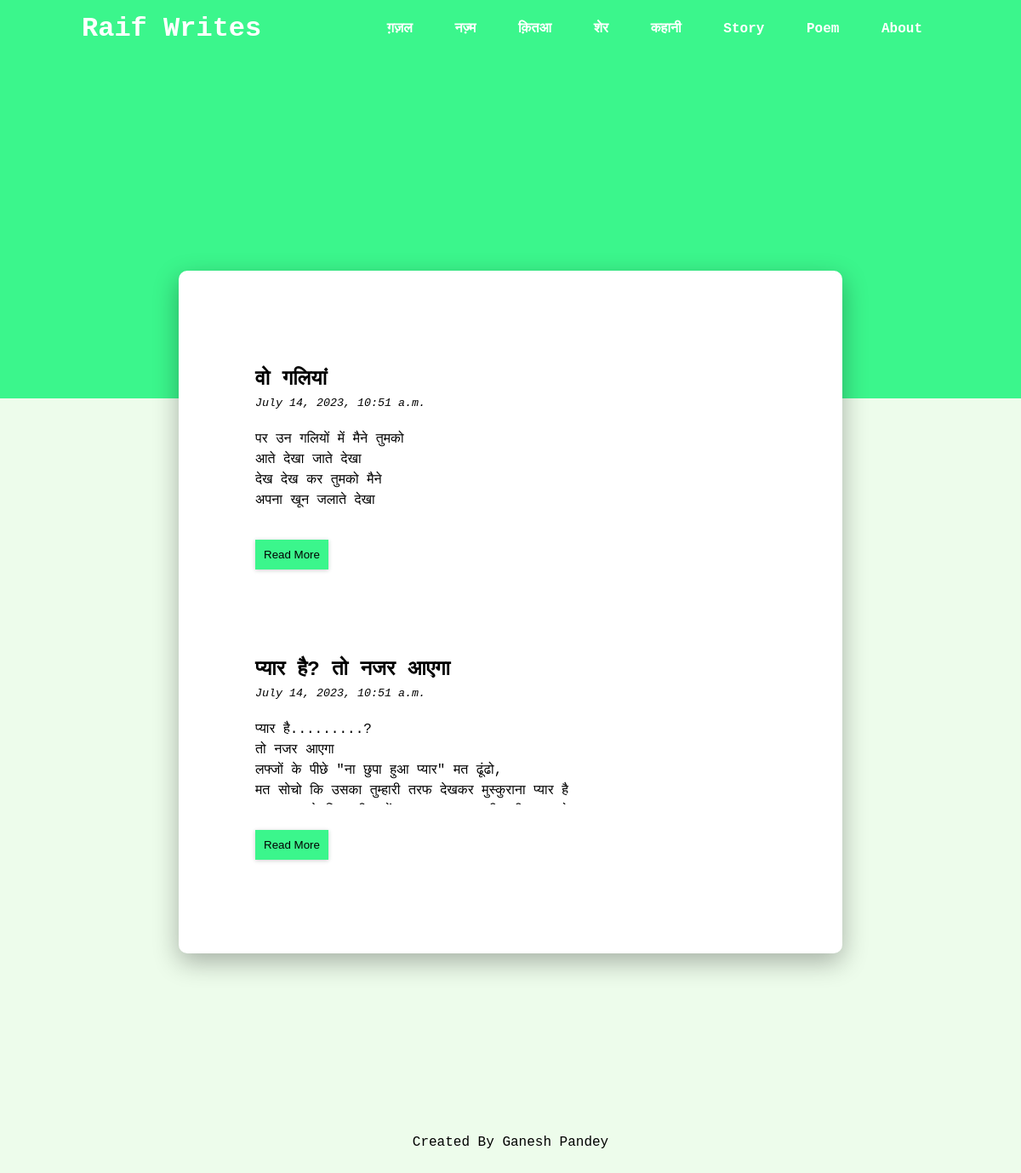
The app's page /nazm/ with its own data.
### nazm/models.py (models this page shows)
class Nazm(models.Model):
    date_written = models.DateTimeField(auto_now_add=False)
    title = models.CharField(max_length=255)
    content = models.TextField()

### nazm/views.py (the view)
# urls.py: path("", views.index, name='index'),
def index(request):
    nazms = Nazm.objects.all()
    context = {
        'posts':nazms,
        'app_name':'nazm',
        'path_name':'nazm'
    }
    return render(request, 'index.html', context)

### templates/index.html
{% extends "layout.html" %}
{% block body %}
{% for post in posts %}
<div class="article">
    <h2>{{ post.title }}</h2>
    <div class="author">
        {{ post.date_written }}
    </div>
    <div class="content">{{ post.content|truncatechars:350|linebreaksbr }}</div>
    {% with app_name|add:":"|add:path_name as new_url%}
    <a href="{% url new_url post_id=post.id %}"><button>Read More</button></a>
    {% endwith %}
</div>
{% empty %}
<div class="article">There is no work here right now. But I'll write soon for you!</div>
{% endfor %}
{% endblock %}

### static/styles.css (style rules this page uses)
.article { border-radius: 25px; padding: 40px; margin: 20px; background-color: white; }
.content { height: 100px; overflow: hidden; margin-bottom: 30px; margin-top: 20px; }
body { background-color: #edfceb; font-family: 'Courier New', monospace; line-height: 1.5; }
* { margin: 0; }
button { background-color: #3bf68c; border: none; padding: 10px; box-shadow: 0 1px 5px rgb(0 0 0 / 0.2); cursor: pointer; }
.author { font-size: smaller; font-style: italic; }

### records on screen
Nazm: title "वो गलियां", date_written "July 14, 2023, 10:51 a.m.", content "पर उन गलियों में मैने तुमको आते देखा जाते देखा देख देख कर तुमको मैने अपना खून जलाते देखा"
Nazm: title "प्यार है? तो नजर आएगा", date_written "July 14, 2023, 10:51 a.m.", content "प्यार है.........? तो नजर आएगा लफ्जों के पीछे \"ना छुपा हुआ प्यार\" मत ढूंढो, मत सोचो कि उसका तुम्हारी तरफ देखकर मुस्कुराना प्यार है"
